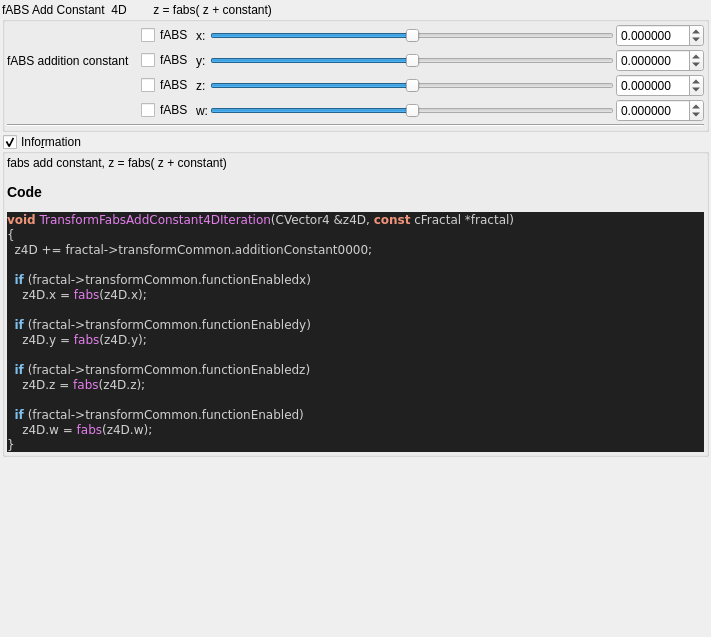
<?xml version="1.0" encoding="UTF-8"?>
<ui version="4.0">
 <class>Form</class>
 <widget class="QWidget" name="Form">
  <property name="geometry">
   <rect>
    <x>0</x>
    <y>0</y>
    <width>711</width>
    <height>637</height>
   </rect>
  </property>
  <property name="windowTitle">
   <string>Form</string>
  </property>
  <layout class="QVBoxLayout" name="verticalLayout">
   <property name="spacing">
    <number>2</number>
   </property>
   <property name="leftMargin">
    <number>2</number>
   </property>
   <property name="topMargin">
    <number>2</number>
   </property>
   <property name="rightMargin">
    <number>2</number>
   </property>
   <property name="bottomMargin">
    <number>2</number>
   </property>
   <item>
    <widget class="QGroupBox" name="groupBox">
     <property name="title">
      <string>fABS Add Constant  4D        z = fabs( z + constant)</string>
     </property>
     <property name="checkable">
      <bool>false</bool>
     </property>
     <layout class="QVBoxLayout" name="verticalLayout_3" stretch="0,0">
      <property name="spacing">
       <number>2</number>
      </property>
      <property name="leftMargin">
       <number>2</number>
      </property>
      <property name="topMargin">
       <number>2</number>
      </property>
      <property name="rightMargin">
       <number>2</number>
      </property>
      <property name="bottomMargin">
       <number>2</number>
      </property>
      <item>
       <layout class="QGridLayout" name="gridLayout_4">
        <property name="spacing">
         <number>2</number>
        </property>
        <item row="2" column="1">
         <widget class="QCheckBox" name="checkBox_transf_function_enabledz">
          <property name="text">
           <string>fABS</string>
          </property>
         </widget>
        </item>
        <item row="1" column="0">
         <widget class="QLabel" name="label_23">
          <property name="text">
           <string>fABS addition constant   </string>
          </property>
         </widget>
        </item>
        <item row="1" column="2">
         <widget class="QLabel" name="label_25">
          <property name="text">
           <string>y:</string>
          </property>
         </widget>
        </item>
        <item row="1" column="4">
         <widget class="MyDoubleSpinBox" name="spinbox4_transf_addition_constant_0000_y">
          <property name="enabled">
           <bool>true</bool>
          </property>
          <property name="sizePolicy">
           <sizepolicy hsizetype="Minimum" vsizetype="Maximum">
            <horstretch>0</horstretch>
            <verstretch>0</verstretch>
           </sizepolicy>
          </property>
          <property name="decimals">
           <number>6</number>
          </property>
          <property name="minimum">
           <double>-99.989999999999995</double>
          </property>
          <property name="maximum">
           <double>99.989999999999995</double>
          </property>
          <property name="singleStep">
           <double>0.100000000000000</double>
          </property>
         </widget>
        </item>
        <item row="2" column="4">
         <widget class="MyDoubleSpinBox" name="spinbox4_transf_addition_constant_0000_z">
          <property name="enabled">
           <bool>true</bool>
          </property>
          <property name="sizePolicy">
           <sizepolicy hsizetype="Minimum" vsizetype="Maximum">
            <horstretch>0</horstretch>
            <verstretch>0</verstretch>
           </sizepolicy>
          </property>
          <property name="decimals">
           <number>6</number>
          </property>
          <property name="minimum">
           <double>-99.989999999999995</double>
          </property>
          <property name="maximum">
           <double>99.989999999999995</double>
          </property>
          <property name="singleStep">
           <double>0.100000000000000</double>
          </property>
         </widget>
        </item>
        <item row="2" column="2">
         <widget class="QLabel" name="label_24">
          <property name="text">
           <string>z:</string>
          </property>
         </widget>
        </item>
        <item row="0" column="3">
         <widget class="QSlider" name="slider4_transf_addition_constant_0000_x">
          <property name="enabled">
           <bool>true</bool>
          </property>
          <property name="sizePolicy">
           <sizepolicy hsizetype="Expanding" vsizetype="Maximum">
            <horstretch>0</horstretch>
            <verstretch>0</verstretch>
           </sizepolicy>
          </property>
          <property name="minimum">
           <number>-5000000</number>
          </property>
          <property name="maximum">
           <number>5000000</number>
          </property>
          <property name="value">
           <number>0</number>
          </property>
          <property name="sliderPosition">
           <number>0</number>
          </property>
          <property name="orientation">
           <enum>Qt::Horizontal</enum>
          </property>
         </widget>
        </item>
        <item row="0" column="2">
         <widget class="QLabel" name="label_22">
          <property name="text">
           <string>x:</string>
          </property>
         </widget>
        </item>
        <item row="1" column="3">
         <widget class="QSlider" name="slider4_transf_addition_constant_0000_y">
          <property name="enabled">
           <bool>true</bool>
          </property>
          <property name="sizePolicy">
           <sizepolicy hsizetype="Expanding" vsizetype="Maximum">
            <horstretch>0</horstretch>
            <verstretch>0</verstretch>
           </sizepolicy>
          </property>
          <property name="minimum">
           <number>-5000000</number>
          </property>
          <property name="maximum">
           <number>5000000</number>
          </property>
          <property name="orientation">
           <enum>Qt::Horizontal</enum>
          </property>
         </widget>
        </item>
        <item row="0" column="4">
         <widget class="MyDoubleSpinBox" name="spinbox4_transf_addition_constant_0000_x">
          <property name="enabled">
           <bool>true</bool>
          </property>
          <property name="sizePolicy">
           <sizepolicy hsizetype="Minimum" vsizetype="Maximum">
            <horstretch>0</horstretch>
            <verstretch>0</verstretch>
           </sizepolicy>
          </property>
          <property name="prefix">
           <string/>
          </property>
          <property name="decimals">
           <number>6</number>
          </property>
          <property name="minimum">
           <double>-99.989999999999995</double>
          </property>
          <property name="singleStep">
           <double>0.100000000000000</double>
          </property>
         </widget>
        </item>
        <item row="0" column="1">
         <widget class="QCheckBox" name="checkBox_transf_function_enabledx">
          <property name="text">
           <string>fABS</string>
          </property>
         </widget>
        </item>
        <item row="2" column="3">
         <widget class="QSlider" name="slider4_transf_addition_constant_0000_z">
          <property name="enabled">
           <bool>true</bool>
          </property>
          <property name="sizePolicy">
           <sizepolicy hsizetype="Expanding" vsizetype="Maximum">
            <horstretch>0</horstretch>
            <verstretch>0</verstretch>
           </sizepolicy>
          </property>
          <property name="minimum">
           <number>-5000000</number>
          </property>
          <property name="maximum">
           <number>5000000</number>
          </property>
          <property name="orientation">
           <enum>Qt::Horizontal</enum>
          </property>
         </widget>
        </item>
        <item row="1" column="1">
         <widget class="QCheckBox" name="checkBox_transf_function_enabledy">
          <property name="text">
           <string>fABS</string>
          </property>
         </widget>
        </item>
        <item row="3" column="2">
         <widget class="QLabel" name="label_26">
          <property name="text">
           <string>w:</string>
          </property>
         </widget>
        </item>
        <item row="3" column="1">
         <widget class="QCheckBox" name="checkBox_transf_function_enabled">
          <property name="text">
           <string>fABS</string>
          </property>
         </widget>
        </item>
        <item row="3" column="3">
         <widget class="QSlider" name="slider4_transf_addition_constant_0000_w">
          <property name="enabled">
           <bool>true</bool>
          </property>
          <property name="sizePolicy">
           <sizepolicy hsizetype="Expanding" vsizetype="Maximum">
            <horstretch>0</horstretch>
            <verstretch>0</verstretch>
           </sizepolicy>
          </property>
          <property name="minimum">
           <number>-5000000</number>
          </property>
          <property name="maximum">
           <number>5000000</number>
          </property>
          <property name="orientation">
           <enum>Qt::Horizontal</enum>
          </property>
         </widget>
        </item>
        <item row="3" column="4">
         <widget class="MyDoubleSpinBox" name="spinbox4_transf_addition_constant_0000_w">
          <property name="enabled">
           <bool>true</bool>
          </property>
          <property name="sizePolicy">
           <sizepolicy hsizetype="Minimum" vsizetype="Maximum">
            <horstretch>0</horstretch>
            <verstretch>0</verstretch>
           </sizepolicy>
          </property>
          <property name="decimals">
           <number>6</number>
          </property>
          <property name="minimum">
           <double>-99.989999999999995</double>
          </property>
          <property name="maximum">
           <double>99.989999999999995</double>
          </property>
          <property name="singleStep">
           <double>0.100000000000000</double>
          </property>
         </widget>
        </item>
       </layout>
      </item>
      <item>
       <widget class="Line" name="line_6">
        <property name="orientation">
         <enum>Qt::Horizontal</enum>
        </property>
       </widget>
      </item>
     </layout>
    </widget>
   </item>
   <item>
    <widget class="MyGroupBox" name="groupCheck_info">
     <property name="title">
      <string>Info&amp;rmation</string>
     </property>
     <property name="flat">
      <bool>false</bool>
     </property>
     <property name="checkable">
      <bool>true</bool>
     </property>
     <layout class="QVBoxLayout" name="verticalLayout_2">
      <property name="spacing">
       <number>2</number>
      </property>
      <property name="leftMargin">
       <number>2</number>
      </property>
      <property name="topMargin">
       <number>2</number>
      </property>
      <property name="rightMargin">
       <number>2</number>
      </property>
      <property name="bottomMargin">
       <number>2</number>
      </property>
      <item>
       <widget class="QLabel" name="label_code_content">
        <property name="text">
         <string>&lt;p&gt;fabs add  constant,  z = fabs( z + constant)&lt;/p&gt;&lt;table&gt;
&lt;/table&gt;
&lt;h3&gt;Code&lt;/h3&gt;
&lt;body style=&quot;background-color:#202020&quot;&gt;
&lt;pre style=&quot;color:#d0d0d0; background-color:#202020;  font-family:'Courier New',monospace;&quot;&gt;&lt;span style=&quot;color:#f09479; font-weight:bold&quot;&gt;void&lt;/span&gt; &lt;span style=&quot;color:#e47eed&quot;&gt;TransformFabsAddConstant4DIteration&lt;/span&gt;&lt;span style=&quot;color:#d0d0d0&quot;&gt;(&lt;/span&gt;CVector4 &lt;span style=&quot;color:#d0d0d0&quot;&gt;&amp;amp;&lt;/span&gt;z4D&lt;span style=&quot;color:#d0d0d0&quot;&gt;,&lt;/span&gt; &lt;span style=&quot;color:#f09479; font-weight:bold&quot;&gt;const&lt;/span&gt; cFractal &lt;span style=&quot;color:#d0d0d0&quot;&gt;*&lt;/span&gt;fractal&lt;span style=&quot;color:#d0d0d0&quot;&gt;)&lt;/span&gt;
&lt;span style=&quot;color:#d0d0d0&quot;&gt;{&lt;/span&gt;
  z4D &lt;span style=&quot;color:#d0d0d0&quot;&gt;+=&lt;/span&gt; fractal&lt;span style=&quot;color:#d0d0d0&quot;&gt;-&amp;gt;&lt;/span&gt;transformCommon&lt;span style=&quot;color:#d0d0d0&quot;&gt;.&lt;/span&gt;additionConstant0000&lt;span style=&quot;color:#d0d0d0&quot;&gt;;&lt;/span&gt;

  &lt;span style=&quot;color:#7ec0ee; font-weight:bold&quot;&gt;if&lt;/span&gt; &lt;span style=&quot;color:#d0d0d0&quot;&gt;(&lt;/span&gt;fractal&lt;span style=&quot;color:#d0d0d0&quot;&gt;-&amp;gt;&lt;/span&gt;transformCommon&lt;span style=&quot;color:#d0d0d0&quot;&gt;.&lt;/span&gt;functionEnabledx&lt;span style=&quot;color:#d0d0d0&quot;&gt;)&lt;/span&gt;
    z4D&lt;span style=&quot;color:#d0d0d0&quot;&gt;.&lt;/span&gt;x &lt;span style=&quot;color:#d0d0d0&quot;&gt;=&lt;/span&gt; &lt;span style=&quot;color:#e47eed&quot;&gt;fabs&lt;/span&gt;&lt;span style=&quot;color:#d0d0d0&quot;&gt;(&lt;/span&gt;z4D&lt;span style=&quot;color:#d0d0d0&quot;&gt;.&lt;/span&gt;x&lt;span style=&quot;color:#d0d0d0&quot;&gt;);&lt;/span&gt;

  &lt;span style=&quot;color:#7ec0ee; font-weight:bold&quot;&gt;if&lt;/span&gt; &lt;span style=&quot;color:#d0d0d0&quot;&gt;(&lt;/span&gt;fractal&lt;span style=&quot;color:#d0d0d0&quot;&gt;-&amp;gt;&lt;/span&gt;transformCommon&lt;span style=&quot;color:#d0d0d0&quot;&gt;.&lt;/span&gt;functionEnabledy&lt;span style=&quot;color:#d0d0d0&quot;&gt;)&lt;/span&gt;
    z4D&lt;span style=&quot;color:#d0d0d0&quot;&gt;.&lt;/span&gt;y &lt;span style=&quot;color:#d0d0d0&quot;&gt;=&lt;/span&gt; &lt;span style=&quot;color:#e47eed&quot;&gt;fabs&lt;/span&gt;&lt;span style=&quot;color:#d0d0d0&quot;&gt;(&lt;/span&gt;z4D&lt;span style=&quot;color:#d0d0d0&quot;&gt;.&lt;/span&gt;y&lt;span style=&quot;color:#d0d0d0&quot;&gt;);&lt;/span&gt;

  &lt;span style=&quot;color:#7ec0ee; font-weight:bold&quot;&gt;if&lt;/span&gt; &lt;span style=&quot;color:#d0d0d0&quot;&gt;(&lt;/span&gt;fractal&lt;span style=&quot;color:#d0d0d0&quot;&gt;-&amp;gt;&lt;/span&gt;transformCommon&lt;span style=&quot;color:#d0d0d0&quot;&gt;.&lt;/span&gt;functionEnabledz&lt;span style=&quot;color:#d0d0d0&quot;&gt;)&lt;/span&gt;
    z4D&lt;span style=&quot;color:#d0d0d0&quot;&gt;.&lt;/span&gt;z &lt;span style=&quot;color:#d0d0d0&quot;&gt;=&lt;/span&gt; &lt;span style=&quot;color:#e47eed&quot;&gt;fabs&lt;/span&gt;&lt;span style=&quot;color:#d0d0d0&quot;&gt;(&lt;/span&gt;z4D&lt;span style=&quot;color:#d0d0d0&quot;&gt;.&lt;/span&gt;z&lt;span style=&quot;color:#d0d0d0&quot;&gt;);&lt;/span&gt;

  &lt;span style=&quot;color:#7ec0ee; font-weight:bold&quot;&gt;if&lt;/span&gt; &lt;span style=&quot;color:#d0d0d0&quot;&gt;(&lt;/span&gt;fractal&lt;span style=&quot;color:#d0d0d0&quot;&gt;-&amp;gt;&lt;/span&gt;transformCommon&lt;span style=&quot;color:#d0d0d0&quot;&gt;.&lt;/span&gt;functionEnabled&lt;span style=&quot;color:#d0d0d0&quot;&gt;)&lt;/span&gt;
    z4D&lt;span style=&quot;color:#d0d0d0&quot;&gt;.&lt;/span&gt;w &lt;span style=&quot;color:#d0d0d0&quot;&gt;=&lt;/span&gt; &lt;span style=&quot;color:#e47eed&quot;&gt;fabs&lt;/span&gt;&lt;span style=&quot;color:#d0d0d0&quot;&gt;(&lt;/span&gt;z4D&lt;span style=&quot;color:#d0d0d0&quot;&gt;.&lt;/span&gt;w&lt;span style=&quot;color:#d0d0d0&quot;&gt;);&lt;/span&gt;
&lt;span style=&quot;color:#d0d0d0&quot;&gt;}&lt;/span&gt;
&lt;/pre&gt;
&lt;/body&gt;</string>
        </property>
        <property name="wordWrap">
         <bool>true</bool>
        </property>
        <property name="openExternalLinks">
         <bool>true</bool>
        </property>
        <property name="textInteractionFlags">
         <set>Qt::LinksAccessibleByMouse|Qt::TextSelectableByMouse</set>
        </property>
       </widget>
      </item>
     </layout>
    </widget>
   </item>
   <item>
    <spacer name="verticalSpacer">
     <property name="orientation">
      <enum>Qt::Vertical</enum>
     </property>
     <property name="sizeHint" stdset="0">
      <size>
       <width>20</width>
       <height>40</height>
      </size>
     </property>
    </spacer>
   </item>
  </layout>
 </widget>
 <customwidgets>
  <customwidget>
   <class>MyDoubleSpinBox</class>
   <extends>QDoubleSpinBox</extends>
   <header>mydoublespinbox.h</header>
  </customwidget>
  <customwidget>
   <class>MyGroupBox</class>
   <extends>QGroupBox</extends>
   <header>mygroupbox.h</header>
   <container>1</container>
  </customwidget>
 </customwidgets>
 <resources/>
 <connections/>
</ui>
